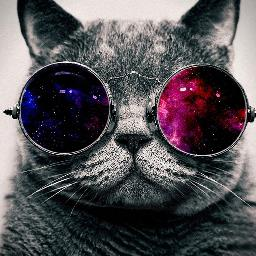
#> input picture cat.png, 256 x 256 px
$ python npcr.py
#> lines starting #> are read from the running program, lines starting #| are printed output that depends on the picture; pictures that were not available may be replaced by others from this repository, and a replacement may not be noted
"""
    It has a NPCR(Number of pixel changed rate).It compares the pixel values of the original image and the encrypted image.
    The resultant value is returned in percentage.If the value is more than 99% then the analysis is positive.

    It consist of three modules rateofchange(),sumofpixel(),npcrv().
"""


from PIL import Image
import numpy as np

"""
    This method compares two image.If the pixel value is same then 0 is stored in the matrix else one is stored
"""
def rateofchange(height,width,pixel1,pixel2,matrix,i):

    for y in range(0,height):
        for x in range(0,width):
            #print(x,y)
            if pixel1[x,y][i] == pixel2[x,y][i]:
                matrix[x,y]=0
            else:
                matrix[x,y]=1
    return matrix
"""
    sum of the values of 1 stored in matrix is calculated
"""
def sumofpixel(height,width,pixel1,pixel2,ematrix,i):
    matrix=rateofchange(height,width,pixel1,pixel2,ematrix,i)
    psum=0
    for y in range(0,height):
        for x in range(0,width):
            psum=matrix[x,y]+psum
    return psum

"""
Finally the above two module is called to calculate the values
"""
def npcrv(loc1,loc2):
#> called with loc1 = 'cat.png', loc2 = 'encryptedAES_ECC.png'
    c1 = Image.open(loc1)
#> c1 is the input picture: PIL image 256x256 RGB; mean R, G, B 84.9, 81.4, 85.3
    c2 = Image.open(loc2)
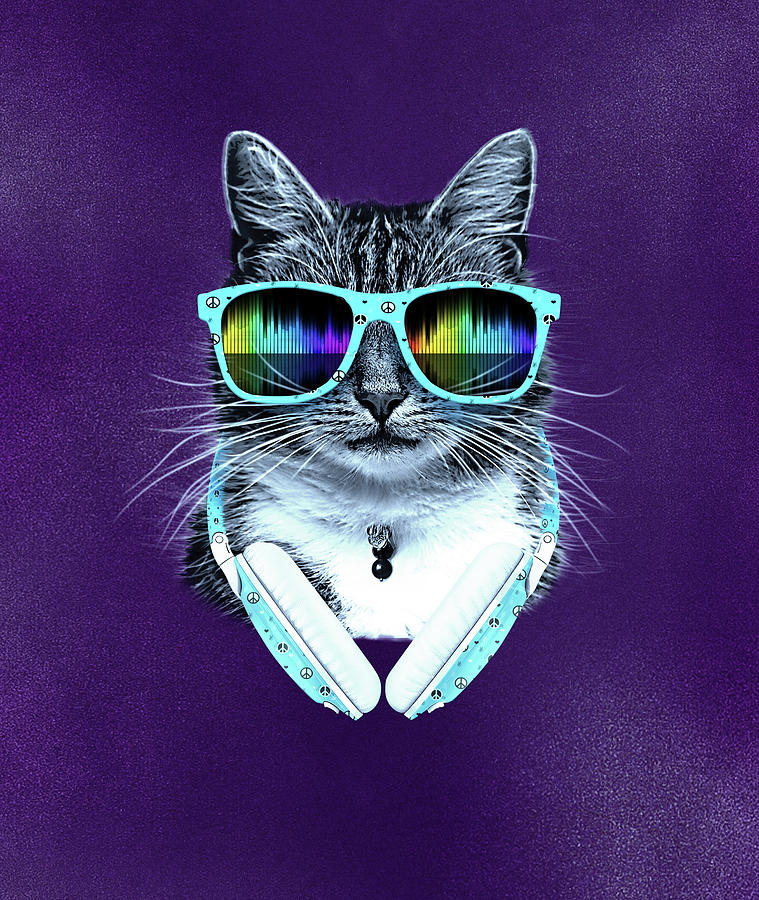
#> input picture cool-cat-with-glasses-and-headphones-julio-cesar.jpg, 759 x 900 px, given in place of encryptedAES_ECC.png, which was not available
#> c2 is the input picture: PIL image 759x900 RGB; mean R, G, B 75.2, 57.9, 111
    width, height = c1.size
#> width = 256; height = 256
    pixel1 = c1.load()
    pixel2 = c2.load()
    ematrix = np.empty([width, height])
    per=(((sumofpixel(height,width,pixel1,pixel2,ematrix,0)/(height*width))*100)+((sumofpixel(height,width,pixel1,pixel2,ematrix,1)/(height*width))*100)+((sumofpixel(height,width,pixel1,pixel2,ematrix,2)/(height*width))*100))/3
#> after the loop in rateofchange, `for y in range(0,height):`:
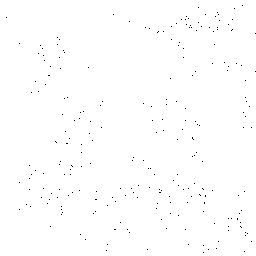
#> matrix: shape (256, 256) float64; values 0 (black) and 1 (white), 99.6% white; black in thin lines or dots
#> after the loop in sumofpixel, `for y in range(0,height):`: psum = 65288
#> call 2 of rateofchange, with height = 256, width = 256, i = 1
#> after the loop in rateofchange (call 2), `for y in range(0,height):`:
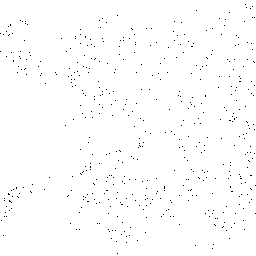
#> matrix: shape (256, 256) float64; values 0 (black) and 1 (white), 99.2% white; black in thin lines or dots
#> call 3 of rateofchange, with height = 256, width = 256, i = 2
#> after the loop in rateofchange (call 3), `for y in range(0,height):`:
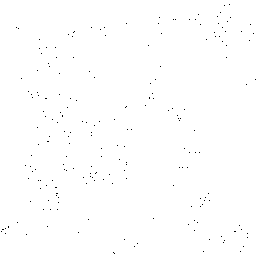
#> matrix: shape (256, 256) float64; values 0 (black) and 1 (white), 99.7% white; black in thin lines or dots
#> per = 99.5
    return per

print(npcrv("cat.png","encryptedAES_ECC.png"))

print(npcrv("cat.png","encryptedAES.png"))
#> after the loop in rateofchange (call 4), `for y in range(0,height):`: matrix: shape (256, 256) float64; every value is 0
